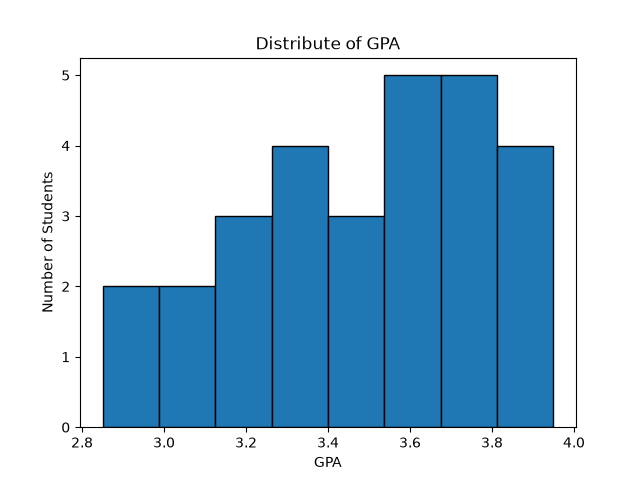

Reproduce this figure in Python.
import pandas as po
import matplotlib.pyplot as plt
df = po.read_csv("students.csv")
plt.hist(df["GPA"].dropna(), bins = 8, edgecolor="black")

plt.title("Distribute of GPA")
plt.xlabel("GPA")
plt.ylabel("Number of Students")
plt.savefig("Histogram.png")
plt.show()
